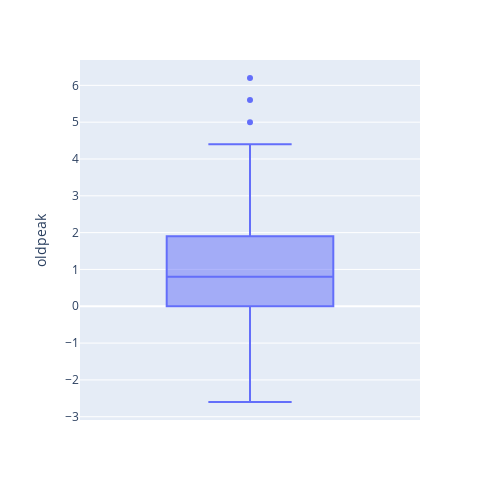
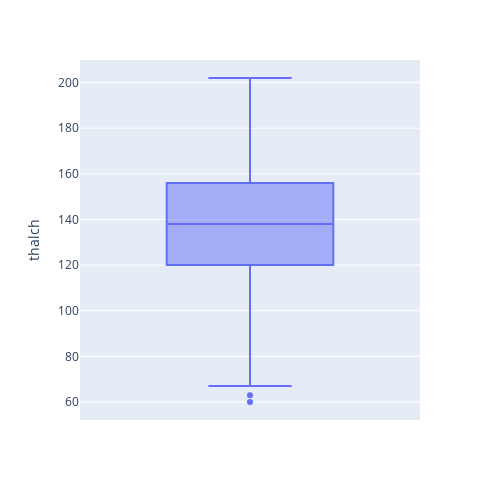
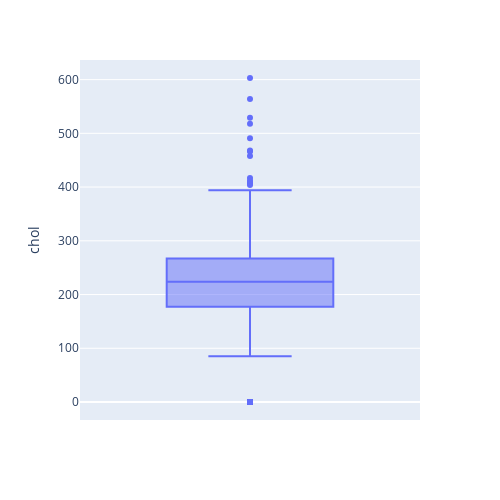
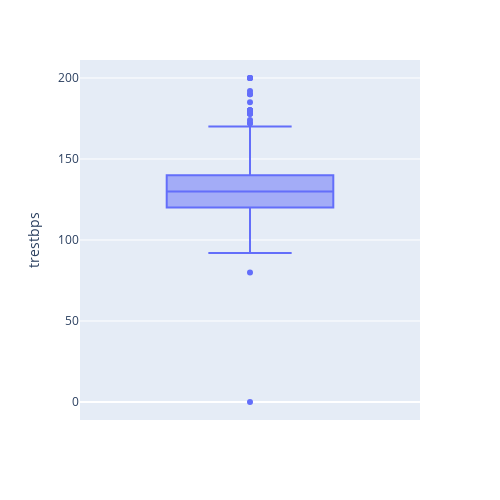

The cell these charts' notebook holds for them, in order:
### Code cell
#create a box using plotly
numeric_cols = ['oldpeak', 'thalch', 'chol', 'trestbps', 'age']

for i, col in enumerate(numeric_cols):
  fig = px.box(df,y=numeric_cols[i])
  fig.update_layout(height = 500,width = 500)
  fig.show()

### Figure 1 — Plotly figure (JSON) as saved in the notebook; plotly's stock layout.template omitted (floating-point values rounded to 4 significant figures; data arrays with more than 128 entries replaced by an {"elided": "..."} marker saying what was removed)
{"data": [{"alignmentgroup": "True", "hovertemplate": "oldpeak=%{y}<extra></extra>", "legendgroup": "", "marker": {"color": "#636efa"}, "name": "", "notched": false, "offsetgroup": "", "orientation": "v", "showlegend": false, "type": "box", "x0": " ", "xaxis": "x", "y": {"elided": "920 float values"}, "y0": " ", "yaxis": "y"}], "layout": {"boxmode": "group", "height": 500, "legend": {"tracegroupgap": 0}, "margin": {"t": 60}, "width": 500, "xaxis": {"anchor": "y", "domain": [0, 1]}, "yaxis": {"anchor": "x", "domain": [0, 1], "title": {"text": "oldpeak"}}}}

### Figure 2 — Plotly figure (JSON) as saved in the notebook; plotly's stock layout.template omitted (floating-point values rounded to 4 significant figures; data arrays with more than 128 entries replaced by an {"elided": "..."} marker saying what was removed)
{"data": [{"alignmentgroup": "True", "hovertemplate": "thalch=%{y}<extra></extra>", "legendgroup": "", "marker": {"color": "#636efa"}, "name": "", "notched": false, "offsetgroup": "", "orientation": "v", "showlegend": false, "type": "box", "x0": " ", "xaxis": "x", "y": {"elided": "920 float values"}, "y0": " ", "yaxis": "y"}], "layout": {"boxmode": "group", "height": 500, "legend": {"tracegroupgap": 0}, "margin": {"t": 60}, "width": 500, "xaxis": {"anchor": "y", "domain": [0, 1]}, "yaxis": {"anchor": "x", "domain": [0, 1], "title": {"text": "thalch"}}}}

### Figure 3 — Plotly figure (JSON) as saved in the notebook; plotly's stock layout.template omitted (floating-point values rounded to 4 significant figures; data arrays with more than 128 entries replaced by an {"elided": "..."} marker saying what was removed)
{"data": [{"alignmentgroup": "True", "hovertemplate": "chol=%{y}<extra></extra>", "legendgroup": "", "marker": {"color": "#636efa"}, "name": "", "notched": false, "offsetgroup": "", "orientation": "v", "showlegend": false, "type": "box", "x0": " ", "xaxis": "x", "y": {"elided": "920 float values"}, "y0": " ", "yaxis": "y"}], "layout": {"boxmode": "group", "height": 500, "legend": {"tracegroupgap": 0}, "margin": {"t": 60}, "width": 500, "xaxis": {"anchor": "y", "domain": [0, 1]}, "yaxis": {"anchor": "x", "domain": [0, 1], "title": {"text": "chol"}}}}

### Figure 4 — Plotly figure (JSON) as saved in the notebook; plotly's stock layout.template omitted (floating-point values rounded to 4 significant figures; data arrays with more than 128 entries replaced by an {"elided": "..."} marker saying what was removed)
{"data": [{"alignmentgroup": "True", "hovertemplate": "trestbps=%{y}<extra></extra>", "legendgroup": "", "marker": {"color": "#636efa"}, "name": "", "notched": false, "offsetgroup": "", "orientation": "v", "showlegend": false, "type": "box", "x0": " ", "xaxis": "x", "y": {"elided": "920 float values"}, "y0": " ", "yaxis": "y"}], "layout": {"boxmode": "group", "height": 500, "legend": {"tracegroupgap": 0}, "margin": {"t": 60}, "width": 500, "xaxis": {"anchor": "y", "domain": [0, 1]}, "yaxis": {"anchor": "x", "domain": [0, 1], "title": {"text": "trestbps"}}}}
